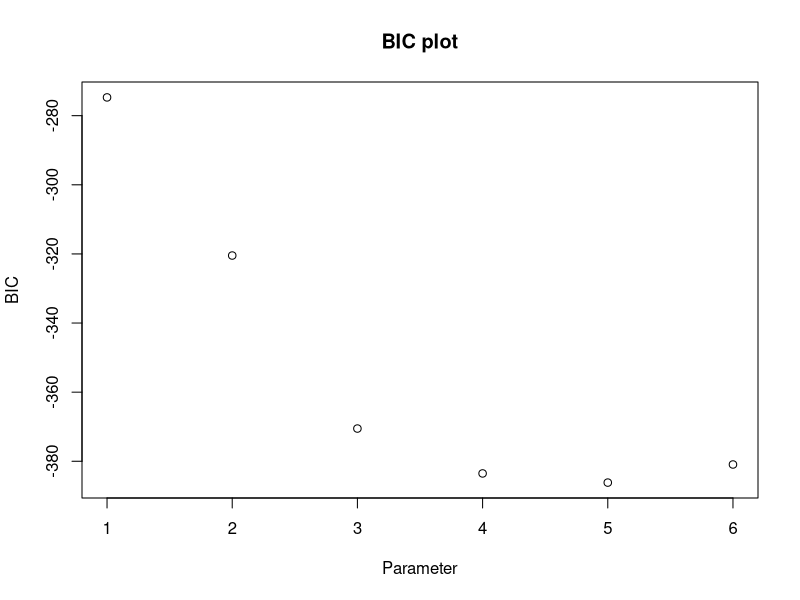
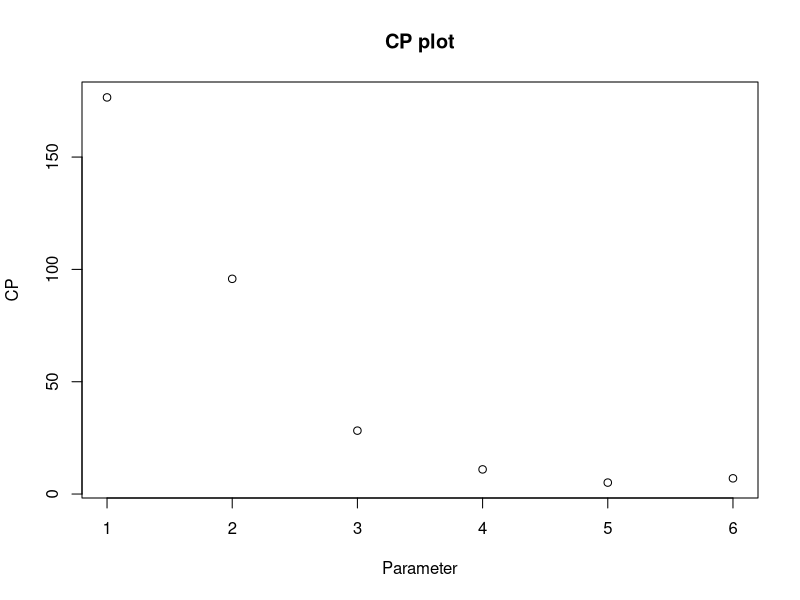

Generate these figures, in order, with R:
## ---- chunk 1
library(MASS)
library(tidyverse)
library(caret)
library(leaps)
head(cpus)
## ---- chunk 2
my_model<-lm(perf~syct + mmin + mmax + cach + chmin + chmax, data = cpus, nvmax = 6)
summary(my_model)
## ---- chunk 3
models <- regsubsets(perf~syct + mmin + mmax + cach + chmin + chmax,
                     data = cpus, nvmax = 6)
summary(models)
res.sum <- summary(models)



## ---- chunk 4

res.sum$cp

## ---- chunk 5
res.sum$bic

## ---- chunk 6
data.frame(
  Adj.R2 = which.max(res.sum$adjr2),
  CP = which.min(res.sum$cp),
  BIC = which.min(res.sum$bic)
)
## ---- chunk 7
plot(res.sum$bic, xlab="Parameter", ylab="BIC",main="BIC plot")
plot(res.sum$cp, xlab="Parameter", ylab="CP",main = "CP plot")
## ---- chunk 8
library(MASS)
full.model <- lm(perf ~syct + mmin + mmax + cach + chmin + chmax, data = cpus)
full.model
## ---- chunk 9
# Set seed for reproducibility
set.seed(123)
# Set up repeated k-fold cross-validation
train.control <- trainControl(method = "cv", number = 10)
# Train the model

step.model <- train(perf ~syct + mmin + mmax + cach + chmin + chmax, data = cpus,
                    method = "leapForward", 
                    tuneGrid = data.frame(nvmax = 1:6),
                    trControl = train.control
)
step.model$results

## ---- chunk 10
step.model$bestTune
## ---- chunk 11
summary(step.model$finalModel)
## ---- chunk 12
set.seed(123)
# Set up repeated k-fold cross-validation
train.control <- trainControl(method = "cv", number = 10)
# Train the model

# Train the model
step.model2 <- train(perf ~syct + mmin + mmax + cach + chmin + chmax, data = cpus,
                    method = "leapBackward", 
                    tuneGrid = data.frame(nvmax = 1:6),
                    trControl = train.control)
step.model2$results

## ---- chunk 13
step.model2$bestTune
## ---- chunk 14
summary(step.model2$finalModel)

## ---- chunk 15
set.seed(123)
# Set up repeated k-fold cross-validation
train.control <- trainControl(method = "cv", number = 10)
# Train the model

step.model3 <- train(perf ~syct + mmin + mmax + cach + chmin + chmax, data = cpus,
                    method = "leapSeq", 
                    tuneGrid = data.frame(nvmax = 1:6),
                    trControl = train.control)
step.model3$results

## ---- chunk 16
step.model3$bestTune
## ---- chunk 17
summary(step.model3$finalModel)
